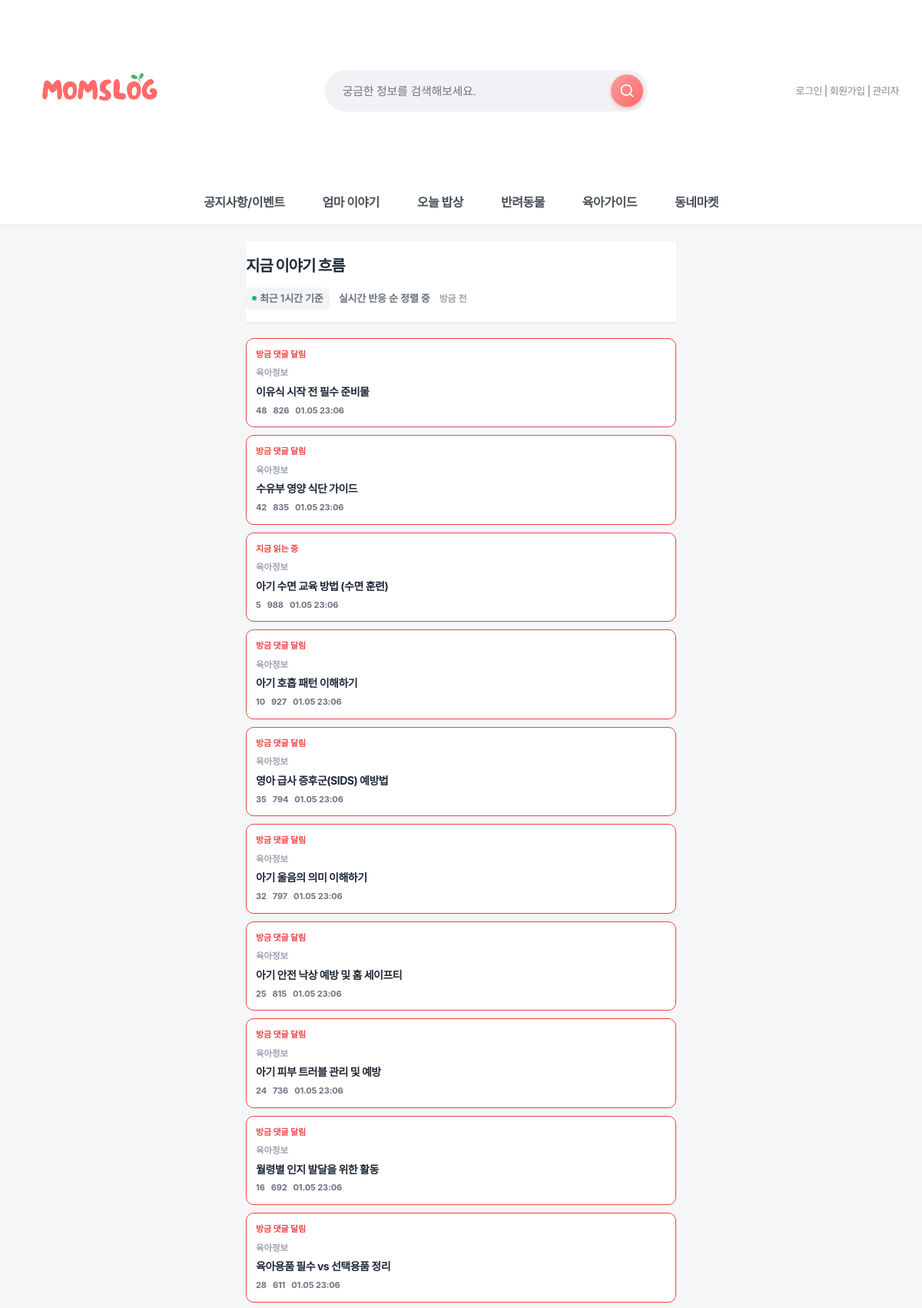
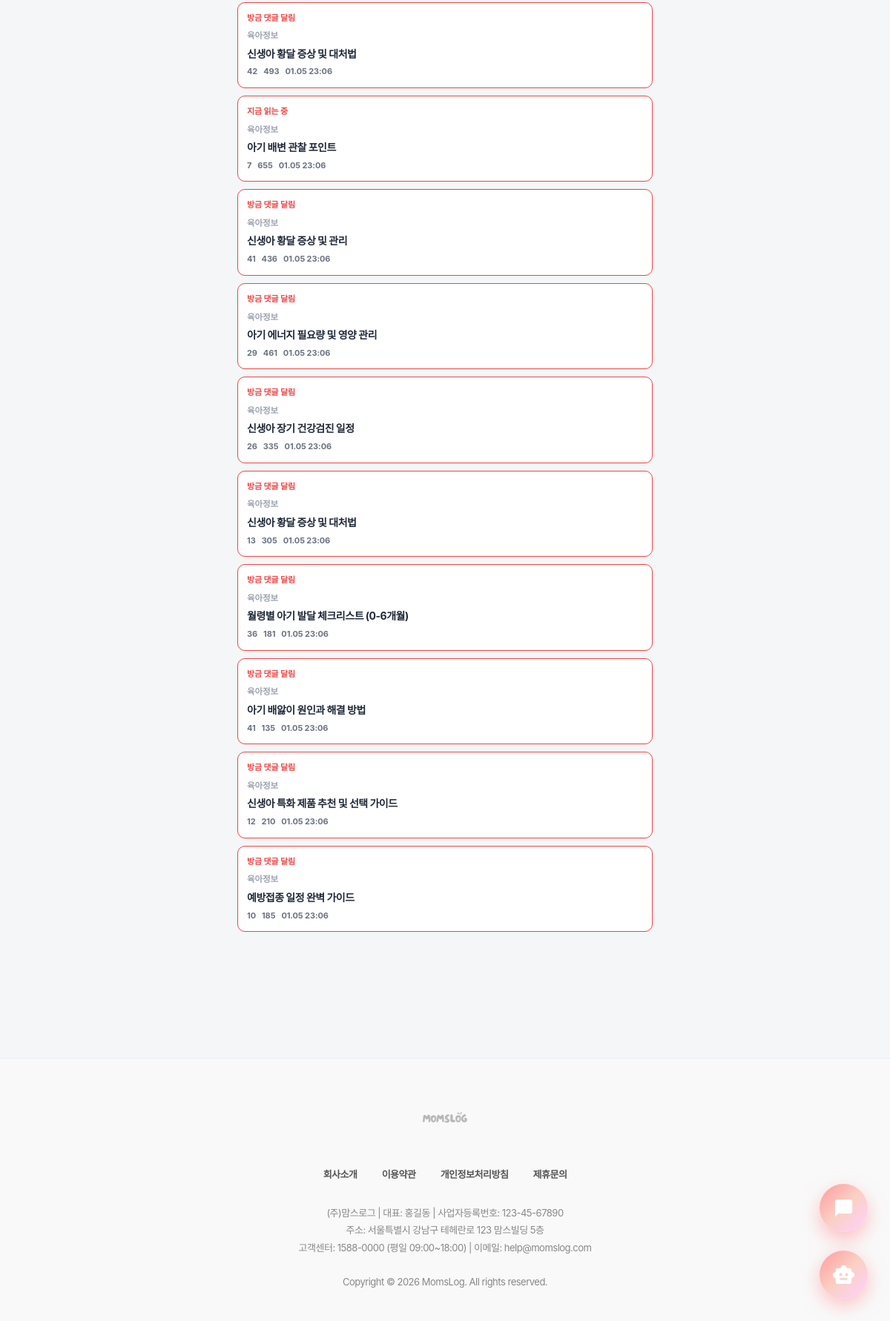
The app's page /realtime-feed/ with its own data (2 pictures, top to bottom).
### board/models.py (models this page shows, shortened)
class ParentingInfo(models.Model):
    CATEGORY_CHOICES = [
        ('all', '전체보기'),
        ('development', '월령별 발달'),
        ('sleep', '수면교육'),
        ('discipline', '훈육 노하우'),
    ]
    REGION_CHOICES = [
        ('seoul', '서울시'),
        ('gyeonggi', '경기도'),
        ('incheon', '인천시'),
        ('daejeon', '대전시'),
        ('daegu', '대구시'),
        ('busan', '부산시'),
        ('gwangju', '광주시'),
        ('ulsan', '울산시'),
        ('sejong', '세종시'),
        ('other', '기타'),
    ]
    title = models.CharField(max_length=200, verbose_name="제목")
    content = models.TextField(verbose_name="내용")
    category = models.CharField(max_length=15, choices=CATEGORY_CHOICES, default='all', verbose_name="카테고리")
    author = models.ForeignKey(settings.AUTH_USER_MODEL, on_delete=models.CASCADE, verbose_name="작성자")
    created_at = models.DateTimeField(auto_now_add=True, verbose_name="작성일")
    views = models.IntegerField(default=0, verbose_name="조회수")
    month_age = models.IntegerField(null=True, blank=True, verbose_name="월령(개월)")
    physical_score = models.IntegerField(null=True, blank=True, verbose_name="신체발달(0-100)")
    cognitive_score = models.IntegerField(null=True, blank=True, verbose_name="인지발달(0-100)")
    language_score = models.IntegerField(null=True, blank=True, verbose_name="언어발달(0-100)")
    social_score = models.IntegerField(null=True, blank=True, verbose_name="사회성발달(0-100)")
    height = models.DecimalField(max_digits=5, decimal_places=1, null=True, blank=True, verbose_name="키(cm)")
    weight = models.DecimalField(max_digits=5, decimal_places=1, null=True, blank=True, verbose_name="몸무게(kg)")
    region = models.CharField(max_length=20, choices=REGION_CHOICES, null=True, blank=True, verbose_name="지역")
    district = models.CharField(max_length=50, null=True, blank=True, verbose_name="구/군")
    dong = models.CharField(max_length=50, null=True, blank=True, verbose_name="동/읍/면")
    latitude = models.DecimalField(max_digits=9, decimal_places=6, null=True, blank=True, verbose_name="위도")
    longitude = models.DecimalField(max_digits=9, decimal_places=6, null=True, blank=True, verbose_name="경도")
    comment_count = models.IntegerField(default=0, verbose_name="댓글수")
    bookmark_count = models.IntegerField(default=0, verbose_name="저장수")
    popularity_score = models.FloatField(default=0, verbose_name="인기도 점수")
    is_pinned = models.BooleanField(default=False, verbose_name="운영진 고정")
    pinned_at = models.DateTimeField(null=True, blank=True, verbose_name="고정 시간")
    class Meta:
        verbose_name = '육아정보'
        verbose_name_plural = '육아정보'
        ordering = ['-created_at']
        indexes = [
            models.Index(fields=['-is_pinned', '-popularity_score', '-created_at']),
            models.Index(fields=['region', '-popularity_score']),
        ]

### main/views.py (the view, shortened to what this page needs)
# urls.py: path('realtime-feed/', views.realtime_feed, name='realtime_feed'),  # 26-01-05 슬기 추가: 실시간 반응 피드
def realtime_feed(request):
    page = request.GET.get('page', 1)
    limit = 20  # ??번에 로드??글??개수
    try:
        page = int(page)
        if page < 1:
            page = 1
    except (ValueError, TypeError):
        page = 1
    offset = (page - 1) * limit
    free_posts = list(FreePost.objects.order_by('-popularity_score', '-created_at')[:200])
    hotdeal_posts = list(HotDeal.objects.order_by('-popularity_score', '-created_at')[:200])
    parenting_posts = list(ParentingInfo.objects.order_by('-popularity_score', '-created_at')[:200])
    for post in free_posts:
        post.post_type = 'free'
        post.popularity_icon = get_popularity_icon(post.popularity_score)
    for post in hotdeal_posts:
        post.post_type = 'hotdeal'
        post.popularity_icon = get_popularity_icon(post.popularity_score)
    for post in parenting_posts:
        post.post_type = 'parenting'
        post.popularity_icon = get_popularity_icon(post.popularity_score)
    all_posts = free_posts + hotdeal_posts + parenting_posts
    sorted_posts = sorted(all_posts, key=lambda x: (x.popularity_score, x.created_at), reverse=True)
    total_count = len(sorted_posts)
    paginated_posts = sorted_posts[offset:offset + limit]
    context = {
        'posts': paginated_posts,
        'total_count': total_count,
        'page': page,
        'limit': limit,
        'has_next': (offset + limit) < total_count,
    }
    return render(request, 'main/realtime_feed.html', context)

### board/utils.py (called while the page is built)
def get_popularity_icon(score):
    if score >= 100:
        return "fire-3"  # CSS에서 처리
    elif score >= 60:
        return "fire-2"
    elif score >= 30:
        return "fire-1"
    return ""

### quests/context_processors.py (called while the page is built, shortened)
def today_quest(request):
    if not request.user.is_authenticated:
        return {
            "today_quest": None,
            "grade_progress": None,
        }

### main/templates/main/realtime_feed.html (shortened to what this page needs)
{% extends 'base.html' %}
{% load static %}
{% block content %}
<div class="realtime-container">
  <div class="realtime-header">
    <h1 class="realtime-header-title">지금 이야기 흐름</h1>
    <div class="realtime-status">
      <div class="status-badge">
        <div class="status-dot"></div>
        <span>최근 1시간 기준</span>
      </div>
      <span>실시간 반응 순 정렬 중</span>
      <span class="refresh-time" id="last-refresh">방금 전</span>
    </div>
  </div>
  <div class="realtime-feed" id="feed-container">
    {% for post in posts %}
      {% with views=post.views|default:0 comments=post.comment_count|default:0 score=post.popularity_score|default:0 %}
        {% if comments >= 10 %}
          {% with status_label="방금 댓글 달림" %}
          <a class="feed-card {% if comments >= 20 or score >= 80 %}level-top{% elif comments >= 8 or score >= 50 %}level-mid{% else %}level-base{% endif %}" href="{% if post.post_type == 'free' %}{% url 'board:free_detail' post.pk %}{% elif post.post_type == 'hotdeal' %}{% url 'board:hotdeal_detail' post.pk %}{% else %}{% url 'board:parenting_detail' post.pk %}{% endif %}">
            <div class="status">{{ status_label }}</div>
            <div class="sub">{% if post.post_type == 'free' %}자유톡{% elif post.post_type == 'hotdeal' %}핫딜{% else %}육아정보{% endif %}</div>
            <div class="title">{{ post.title }}</div>
            <div class="meta-line">
              <span class="metric comments">{{ comments }}</span>
              <span class="metric views">{{ views }}</span>
              <span class="metric time">{{ post.created_at|date:"m.d H:i" }}</span>
            </div>
          </a>
          {% endwith %}
        {% elif views >= 20 %}
          {% with status_label="지금 읽는 중" %}
          <a class="feed-card {% if comments >= 20 or score >= 80 %}level-top{% elif comments >= 8 or score >= 50 %}level-mid{% else %}level-base{% endif %}" href="{% if post.post_type == 'free' %}{% url 'board:free_detail' post.pk %}{% elif post.post_type == 'hotdeal' %}{% url 'board:hotdeal_detail' post.pk %}{% else %}{% url 'board:parenting_detail' post.pk %}{% endif %}">
            <div class="status">{{ status_label }}</div>
            <div class="sub">{% if post.post_type == 'free' %}자유톡{% elif post.post_type == 'hotdeal' %}핫딜{% else %}육아정보{% endif %}</div>
            <div class="title">{{ post.title }}</div>
            <div class="meta-line">
              <span class="metric comments">{{ comments }}</span>
              <span class="metric views">{{ views }}</span>
              <span class="metric time">{{ post.created_at|date:"m.d H:i" }}</span>
            </div>
          </a>
          {% endwith %}
        {% endif %}
      {% endwith %}
    {% empty %}
      <div class="empty-state">
        <div class="empty-state-icon">📭</div>
        <div class="empty-state-text">지금 반응 중인 글이 없습니다.</div>
      </div>
    {% endfor %}
  </div>
  <div class="scroll-trigger" id="scroll-trigger">
  </div>
</div>
{% endblock %}

### static/css/style.css (style rules this page uses)
body { font-family: "Pretendard Variable", "Pretendard", -apple-system, BlinkMacSystemFont, system-ui, Roboto, "Helvetica Neue", "Segoe UI", "Apple SD Gothic Neo", "Noto Sans KR", "Malgun Gothic", "Apple Color Emoji", "Segoe UI Emoji", "Segoe UI Symbol", sans-serif; margin: 0; padding: 0; background-color: #f4f6f8; color: #333; line-height: 1.6; letter-spacing: -0.5px; -webkit-font-smoothing: antialiased; -moz-osx-font-smoothing: grayscale; }
h1, h2, h3, h4, h5, h6 { font-weight: 700; letter-spacing: -1px; margin-top: 0; }
a { text-decoration: none; color: inherit; transition: all 0.3s ease; }

### static/css/mobile.css (style rules this page uses)
* { box-sizing: border-box; }

### static/css/darkmode.css (style rules this page uses)
body, header, .main-nav, .card, input, textarea, select, button, table { transition: background-color 0.3s ease, color 0.3s ease, border-color 0.3s ease; }

### static/css/premium-finish.css (style rules this page uses)
* { --transition-fast: 0.2s; --transition-normal: 0.3s; --transition-slow: 0.5s; --ease-spring: cubic-bezier(0.23, 1, 0.320, 1); --ease-smooth: cubic-bezier(0.25, 0.46, 0.45, 0.94); }

### static/css/chatbot.css (style rules this page uses)
:root { --primary-gradient: linear-gradient(135deg, #FF9A9E 0%, #FAD0C4 50%, #FFD1FF 100%); --glass-bg: rgba(255, 255, 255, 0.85); --glass-border: 1px solid rgba(255, 255, 255, 0.5); --shadow-xl: 0 20px 40px rgba(0, 0, 0, 0.1), 0 10px 20px rgba(0, 0, 0, 0.05); --text-dark: #2d3436; }
body { font-family: 'Pretendard', sans-serif; }

### main/templates/base.html (style rules this page uses)
* { font-family: "Pretendard", -apple-system, BlinkMacSystemFont, system-ui, Roboto, "Helvetica Neue", "Segoe UI", "Apple SD Gothic Neo", "Noto Sans KR", "Malgun Gothic", "Apple Color Emoji", "Segoe UI Emoji", "Segoe UI Symbol", sans-serif; }

### main/templates/main/realtime_feed.html (style rules this page uses)
.realtime-container { max-width: 600px; margin: 0 auto; padding: 20px; }
.realtime-header { position: sticky; top: 0; background: #fff; border-bottom: 1px solid #e5e7eb; padding: 16px 0; margin-bottom: 20px; z-index: 10; box-shadow: 0 2px 4px rgba(0,0,0,0.02); }
.realtime-header-title { font-size: 20px; font-weight: 800; color: #1f2937; margin: 0 0 12px 0; }
.realtime-status { display: flex; align-items: center; gap: 12px; font-size: 13px; color: #6b7280; font-weight: 600; letter-spacing: -0.01em; }
.status-badge { display: inline-flex; align-items: center; gap: 4px; padding: 4px 8px; background: #f3f4f6; border-radius: 6px; }
.status-dot { width: 6px; height: 6px; border-radius: 50%; background: #10b981; animation: pulse 2s infinite; }
.refresh-time { color: #9ca3af; font-size: 12px; }
.realtime-feed { display: flex; flex-direction: column; gap: 10px; }
.feed-card { position: relative; padding: 12px; border-radius: 10px; border: 1px solid #e5e7eb; background: #ffffff; display: grid; gap: 6px; min-height: 110px; text-decoration: none; color: inherit; transition: all 0.15s ease; }
.feed-card.level-top { border-color: #ef4444; }
.feed-card .title { font-weight: 700; font-size: 14px; color: #1f2937; line-height: 1.35; max-height: 2.7em; overflow: hidden; }
.feed-card .sub { color: #9ca3af; font-size: 11.5px; font-weight: 600; letter-spacing: -0.01em; }
.feed-card .meta-line { display: inline-flex; gap: 8px; align-items: center; color: #6b7280; font-size: 11px; font-weight: 700; letter-spacing: -0.01em; }
.feed-card .metric { display: inline-flex; align-items: center; gap: 4px; }
.feed-card .status { color: #ef4444; font-size: 11px; font-weight: 700; letter-spacing: -0.01em; }
.scroll-trigger { height: 100px; display: flex; align-items: center; justify-content: center; }

### records on screen
ParentingInfo: status_label "방금 댓글 달림", shows "육아정보", title "이유식 시작 전 필수 준비물", comment_count "48", views "826", created_at "01.05 23:06"
ParentingInfo: status_label "방금 댓글 달림", shows "육아정보", title "수유부 영양 식단 가이드", comment_count "42", views "835", created_at "01.05 23:06"
ParentingInfo: status_label "지금 읽는 중", shows "육아정보", title "아기 수면 교육 방법 (수면 훈련)", comment_count "5", views "988", created_at "01.05 23:06"
ParentingInfo: status_label "방금 댓글 달림", shows "육아정보", title "아기 호흡 패턴 이해하기", comment_count "10", views "927", created_at "01.05 23:06"
ParentingInfo: status_label "방금 댓글 달림", shows "육아정보", title "영아 급사 증후군(SIDS) 예방법", comment_count "35", views "794", created_at "01.05 23:06"
ParentingInfo: status_label "방금 댓글 달림", shows "육아정보", title "아기 울음의 의미 이해하기", comment_count "32", views "797", created_at "01.05 23:06"
ParentingInfo: status_label "방금 댓글 달림", shows "육아정보", title "아기 안전 낙상 예방 및 홈 세이프티", comment_count "25", views "815", created_at "01.05 23:06"
ParentingInfo: status_label "방금 댓글 달림", shows "육아정보", title "아기 피부 트러블 관리 및 예방", post "24", views "736", created_at "01.05 23:06"
ParentingInfo: status_label "방금 댓글 달림", shows "육아정보", title "월령별 인지 발달을 위한 활동", comment_count "16", views "692", created_at "01.05 23:06"
ParentingInfo: status_label "방금 댓글 달림", shows "육아정보", title "육아용품 필수 vs 선택용품 정리", comment_count "28", views "611", created_at "01.05 23:06"
ParentingInfo: status_label "방금 댓글 달림", shows "육아정보", title "신생아 황달 증상 및 대처법", comment_count "42", views "493", created_at "01.05 23:06"
ParentingInfo: status_label "지금 읽는 중", shows "육아정보", title "아기 배변 관찰 포인트", comment_count "7", views "655", created_at "01.05 23:06"
ParentingInfo: status_label "방금 댓글 달림", shows "육아정보", title "신생아 황달 증상 및 관리", comment_count "41", views "436", created_at "01.05 23:06"
ParentingInfo: status_label "방금 댓글 달림", shows "육아정보", title "아기 에너지 필요량 및 영양 관리", post "29", views "461", created_at "01.05 23:06"
ParentingInfo: status_label "방금 댓글 달림", shows "육아정보", title "신생아 장기 건강검진 일정", comment_count "26", views "335", created_at "01.05 23:06"
ParentingInfo: status_label "방금 댓글 달림", shows "육아정보", title "신생아 황달 증상 및 대처법", comment_count "13", views "305", created_at "01.05 23:06"
ParentingInfo: status_label "방금 댓글 달림", shows "육아정보", title "월령별 아기 발달 체크리스트 (0-6개월)", comment_count "36", views "181", created_at "01.05 23:06"
ParentingInfo: status_label "방금 댓글 달림", shows "육아정보", title "아기 배앓이 원인과 해결 방법", comment_count "41", views "135", created_at "01.05 23:06"
ParentingInfo: status_label "방금 댓글 달림", shows "육아정보", title "신생아 특화 제품 추천 및 선택 가이드", comment_count "12", views "210", created_at "01.05 23:06"
ParentingInfo: status_label "방금 댓글 달림", shows "육아정보", title "예방접종 일정 완벽 가이드", comment_count "10", views "185", created_at "01.05 23:06"
